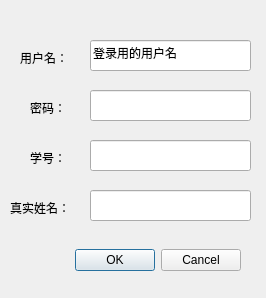
<?xml version="1.0" encoding="UTF-8"?>
<ui version="4.0">
 <class>Dialog</class>
 <widget class="QDialog" name="Dialog">
  <property name="geometry">
   <rect>
    <x>0</x>
    <y>0</y>
    <width>266</width>
    <height>298</height>
   </rect>
  </property>
  <property name="windowTitle">
   <string>Dialog</string>
  </property>
  <widget class="QDialogButtonBox" name="buttonBox">
   <property name="geometry">
    <rect>
     <x>20</x>
     <y>240</y>
     <width>221</width>
     <height>41</height>
    </rect>
   </property>
   <property name="orientation">
    <enum>Qt::Horizontal</enum>
   </property>
   <property name="standardButtons">
    <set>QDialogButtonBox::Cancel|QDialogButtonBox::Ok</set>
   </property>
  </widget>
  <widget class="QLabel" name="label">
   <property name="geometry">
    <rect>
     <x>20</x>
     <y>50</y>
     <width>60</width>
     <height>16</height>
    </rect>
   </property>
   <property name="text">
    <string>用户名：</string>
   </property>
  </widget>
  <widget class="QLabel" name="label_2">
   <property name="geometry">
    <rect>
     <x>30</x>
     <y>100</y>
     <width>60</width>
     <height>16</height>
    </rect>
   </property>
   <property name="text">
    <string>密码：</string>
   </property>
  </widget>
  <widget class="QLabel" name="label_3">
   <property name="geometry">
    <rect>
     <x>30</x>
     <y>150</y>
     <width>60</width>
     <height>16</height>
    </rect>
   </property>
   <property name="text">
    <string>学号：</string>
   </property>
  </widget>
  <widget class="QLabel" name="label_4">
   <property name="geometry">
    <rect>
     <x>10</x>
     <y>200</y>
     <width>60</width>
     <height>16</height>
    </rect>
   </property>
   <property name="text">
    <string>真实姓名：</string>
   </property>
  </widget>
  <widget class="QLineEdit" name="le_reg_username">
   <property name="geometry">
    <rect>
     <x>90</x>
     <y>40</y>
     <width>161</width>
     <height>31</height>
    </rect>
   </property>
   <property name="inputMethodHints">
    <set>Qt::ImhHiddenText</set>
   </property>
   <property name="text">
    <string>登录用的用户名</string>
   </property>
  </widget>
  <widget class="QLineEdit" name="le_reg_password">
   <property name="geometry">
    <rect>
     <x>90</x>
     <y>90</y>
     <width>161</width>
     <height>31</height>
    </rect>
   </property>
   <property name="inputMethodHints">
    <set>Qt::ImhHiddenText|Qt::ImhNoAutoUppercase|Qt::ImhNoPredictiveText|Qt::ImhSensitiveData</set>
   </property>
   <property name="text">
    <string/>
   </property>
   <property name="echoMode">
    <enum>QLineEdit::Password</enum>
   </property>
  </widget>
  <widget class="QLineEdit" name="le_reg_studentid">
   <property name="geometry">
    <rect>
     <x>90</x>
     <y>140</y>
     <width>161</width>
     <height>31</height>
    </rect>
   </property>
   <property name="inputMethodHints">
    <set>Qt::ImhHiddenText</set>
   </property>
   <property name="text">
    <string/>
   </property>
  </widget>
  <widget class="QLineEdit" name="le_reg_realname">
   <property name="geometry">
    <rect>
     <x>90</x>
     <y>190</y>
     <width>161</width>
     <height>31</height>
    </rect>
   </property>
   <property name="inputMethodHints">
    <set>Qt::ImhHiddenText</set>
   </property>
   <property name="text">
    <string/>
   </property>
  </widget>
 </widget>
 <resources/>
 <connections>
  <connection>
   <sender>buttonBox</sender>
   <signal>accepted()</signal>
   <receiver>Dialog</receiver>
   <slot>accept()</slot>
   <hints>
    <hint type="sourcelabel">
     <x>248</x>
     <y>254</y>
    </hint>
    <hint type="destinationlabel">
     <x>157</x>
     <y>274</y>
    </hint>
   </hints>
  </connection>
  <connection>
   <sender>buttonBox</sender>
   <signal>rejected()</signal>
   <receiver>Dialog</receiver>
   <slot>reject()</slot>
   <hints>
    <hint type="sourcelabel">
     <x>316</x>
     <y>260</y>
    </hint>
    <hint type="destinationlabel">
     <x>286</x>
     <y>274</y>
    </hint>
   </hints>
  </connection>
 </connections>
</ui>
